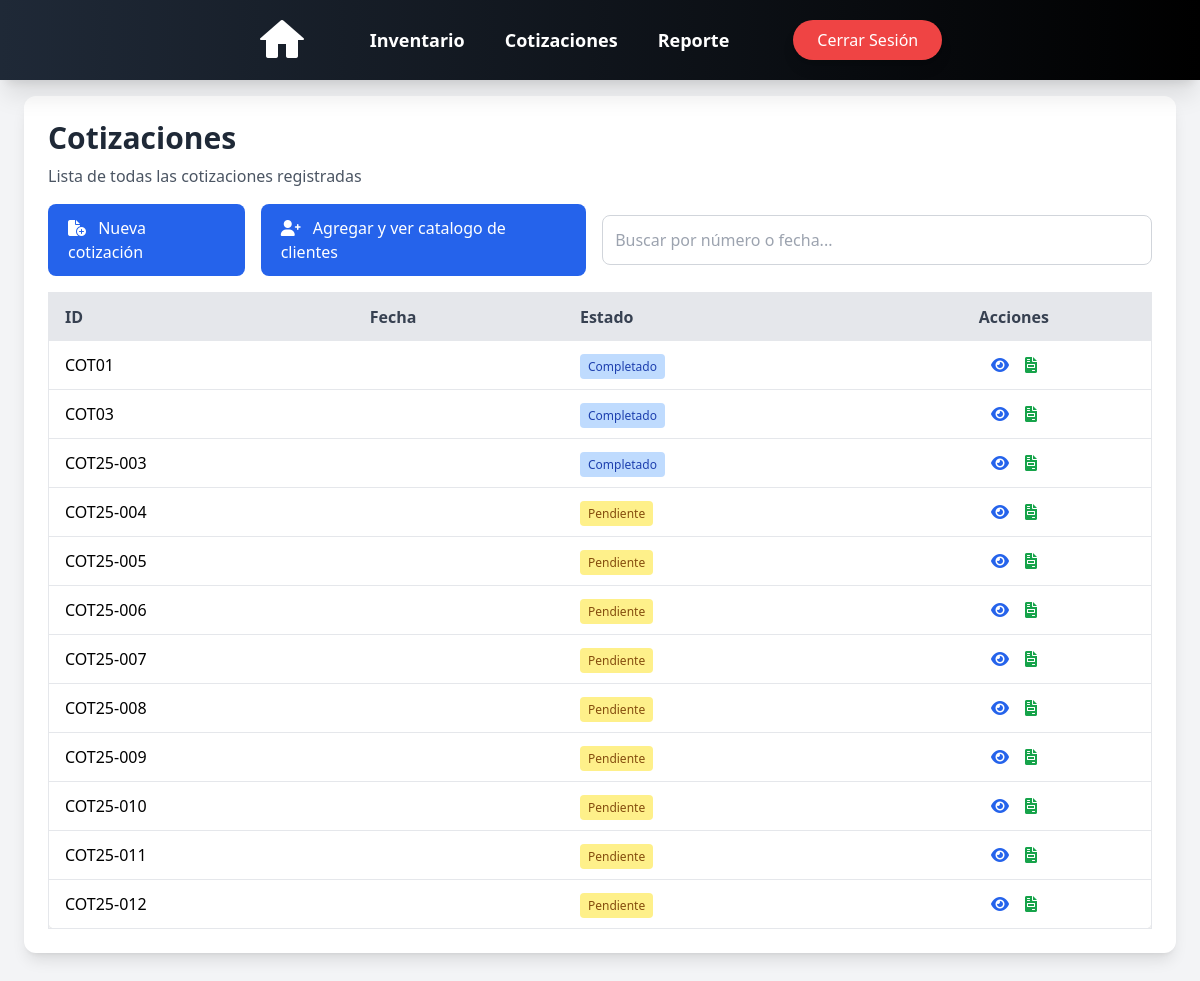
Page /quotes/ (signed in) on the committed database.
### cotizaciones/models.py (models this page shows, shortened)
class Cotizaciones(models.Model):
    id = models.CharField(max_length=10, primary_key=True, unique=True, blank=False, null=False)
    cliente = models.CharField(max_length=50, blank=False, null=True)
    telefono = models.IntegerField(blank=False, null=True)
    fecha = models.DateField(auto_now=False, auto_now_add=False)
    fecha_propuesta = models.DateField(auto_now=False, auto_now_add=False)
    fecha_entrega = models.DateField(auto_now=False, auto_now_add=False, null=True, blank=True)
    direccion_entrega = models.CharField(max_length=50, default='Pendiente')
    servicio_envio = models.CharField(max_length=100, default="TGZ")
    costo_envio = models.DecimalField(max_digits=10, decimal_places=2, blank=False, null=True, default=0)
    total = models.DecimalField(max_digits=10, decimal_places=2, default=0.0)  # Total sin IVA
    total_Civa = models.DecimalField(max_digits=10, decimal_places=2, default=0.0)
    status = models.CharField(max_length=20, blank=False, null=False, default='Pendiente')
    anticipo = models.DecimalField(max_digits=10, decimal_places=2, default=0.0)
    restante = models.DecimalField(max_digits=10, decimal_places=2, default=0.0)
    metodo_pago = models.CharField(max_length=20, null=False, default='No')
    iva = models.DecimalField(max_digits=10, decimal_places=2, default=0.0)

### cotizaciones/views.py (the view)
# urls.py: path('', quotes_view, name='list_quotes'),
def quotes_view(request):
    cotizaciones = Cotizaciones.objects.all()
    for cotizacion in cotizaciones:
        cotizacion.fecha = format_date(cotizacion.fecha, format="full", locale="es")
        cotizacion.fecha_propuesta = format_date(cotizacion.fecha_propuesta, format="full", locale="es")
        cotizacion.fecha_entrega = format_date(cotizacion.fecha_entrega, format="full", locale="es")
    context = {'cotizaciones': cotizaciones}
    return render(request, 'quotes/cotizaciones.html', context)

### users/context_processors.py (called while the page is built)
def empleado_context(request):
    if request.user.is_authenticated:
        empleado = request.user.groups.filter(name='Empleado').exists()
    else:
        empleado = False  # Si no está autenticado, no es parte del grupo
    return {'empleado': empleado}

### templates/quotes/cotizaciones.html (shortened to what this page needs)
{% load static %}
<!DOCTYPE html>
<html lang="en">
<head>
    <link rel="stylesheet" href="https://cdnjs.cloudflare.com/ajax/libs/font-awesome/6.5.0/css/all.min.css">
</head>
<body class="bg-gray-100 min-h-screen">
{% if request.user.is_authenticated %}
    {% include 'nav_bar.html' %}
    <div class="animate__animated animate__fadeIn">
        <div class="max-w-6xl mx-auto mt-24 p-6 bg-white rounded-xl shadow-lg">
            <h1 class="text-3xl font-bold text-gray-800 mb-2">Cotizaciones</h1>
            <p class="text-gray-600 mb-4">Lista de todas las cotizaciones registradas</p>
            <div class="flex flex-col sm:flex-row sm:items-center sm:justify-between gap-4 mb-4">
                <a href="{% url 'create_quote' %}" class="bg-blue-600 text-white px-5 py-3 rounded-lg hover:bg-blue-700 transition text-sm sm:text-base">
                    <i class="fas fa-file-circle-plus mr-2"></i> Nueva cotización
                </a>
                <a href="{% url 'view_client' %}" class="bg-blue-600 text-white px-5 py-3 rounded-lg hover:bg-blue-700 transition text-sm sm:text-base">
                    <i class="fas fa-solid fa-user-plus mr-2"></i> Agregar y ver catalogo de clientes
                </a>
                <input type="text" id="search" onkeyup="filterQuotes()" placeholder="Buscar por número o fecha..." class="w-full sm:w-1/2 border border-gray-300 p-3 rounded-lg">
            </div>
            <div class="overflow-x-auto">
                <table class="w-full text-sm sm:text-base border border-gray-200 rounded-lg shadow-md">
                    <thead class="bg-gray-200 text-gray-700 sticky top-0 z-10">
                        <tr>
                            <th class="px-4 py-3 text-left">ID</th>
                            <th class="px-4 py-3 text-left">Fecha</th>
                            <th class="px-4 py-3 text-left">Estado</th>
                            <th class="px-4 py-3 text-center">Acciones</th>
                        </tr>
                    </thead>
                    <tbody>
                        {% for cotizacion in cotizaciones %}
                        <tr class="hover:bg-gray-50 border-b">
                            <td class="px-4 py-3">{{ cotizacion.id }}</td>
                            <td class="px-4 py-3">{{ cotizacion.fecha }}</td>
                            <td class="px-4 py-3">
                                <span class="px-2 py-1 rounded text-xs font-medium
                                    {% if cotizacion.status == 'Pendiente' %}bg-yellow-200 text-yellow-800
                                    {% elif cotizacion.status == 'Aceptado' %}bg-green-200 text-green-800
                                    {% elif cotizacion.status == 'Completado' %}bg-blue-200 text-blue-800
                                    {% elif cotizacion.status == 'Cancelado' %}bg-red-200 text-red-800
                                    {% elif cotizacion.status == 'En proceso' %}bg-purple-200 text-purple-800
                                    {% elif cotizacion.status == 'Contraoferta' %}bg-orange-200 text-orange-800
                                    {% else %}bg-gray-100 text-gray-800{% endif %}">
                                    {{ cotizacion.status }}
                                </span>
                            </td>
                            <td class="px-4 py-3 flex justify-center gap-4">
                                <a href="{% url 'details' cotizacion.id %}" class="text-blue-600 hover:text-blue-800" title="Detalles">
                                    <i class="fas fa-eye"></i>
                                </a>
                                <a href="{% url 'view_remission' cotizacion.id %}" class="text-green-600 hover:text-green-800" title="Remisiones">
                                    <i class="fas fa-file-invoice"></i>
                                </a>
                            </td>
                        </tr>
                        {% endfor %}
                    </tbody>
                </table>
            </div>
        </div>
    </div>
{% else %}
    <div class="flex flex-col items-center justify-center min-h-screen text-center">
        <h2 class="text-2xl font-semibold text-gray-700">No está autenticado</h2>
        <a href="{% url 'login' %}" class="mt-4 bg-blue-600 text-white px-4 py-2 rounded-lg hover:bg-blue-700 transition">Iniciar sesión</a>
    </div>
{% endif %}
</body>
</html>

### rows in the picture
Cotizaciones: id "COT01", status "Completado"
Cotizaciones: id "COT03", status "Completado"
Cotizaciones: id "COT25-003", status "Completado"
Cotizaciones: id "COT25-004", status "Pendiente"
Cotizaciones: id "COT25-005", status "Pendiente"
Cotizaciones: id "COT25-006", status "Pendiente"
Cotizaciones: id "COT25-007", status "Pendiente"
Cotizaciones: id "COT25-008", status "Pendiente"
Cotizaciones: id "COT25-009", status "Pendiente"
Cotizaciones: id "COT25-010", status "Pendiente"
Cotizaciones: id "COT25-011", status "Pendiente"
Cotizaciones: id "COT25-012", status "Pendiente"
